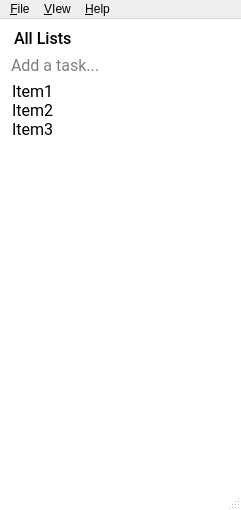
<?xml version="1.0" encoding="UTF-8"?>
<ui version="4.0">
 <class>MainWindow</class>
 <widget class="QMainWindow" name="MainWindow">
  <property name="geometry">
   <rect>
    <x>0</x>
    <y>0</y>
    <width>241</width>
    <height>510</height>
   </rect>
  </property>
  <property name="minimumSize">
   <size>
    <width>128</width>
    <height>0</height>
   </size>
  </property>
  <property name="font">
   <font>
    <family>Roboto</family>
    <pointsize>14</pointsize>
   </font>
  </property>
  <property name="windowTitle">
   <string>MainWindow</string>
  </property>
  <property name="autoFillBackground">
   <bool>false</bool>
  </property>
  <property name="styleSheet">
   <string notr="true">QMainWindow {
	background-color: rgb(255, 255, 255);
}
</string>
  </property>
  <widget class="QWidget" name="centralwidget">
   <property name="minimumSize">
    <size>
     <width>128</width>
     <height>0</height>
    </size>
   </property>
   <layout class="QGridLayout" name="gridLayout">
    <item row="1" column="0">
     <layout class="QVBoxLayout" name="verticalLayout">
      <item>
       <widget class="QLineEdit" name="lineEdit">
        <property name="minimumSize">
         <size>
          <width>64</width>
          <height>0</height>
         </size>
        </property>
        <property name="font">
         <font>
          <family>Roboto</family>
          <pointsize>12</pointsize>
         </font>
        </property>
        <property name="styleSheet">
         <string notr="true">QLineEdit {
	border: none;
	background-color: &quot;white&quot;;
}
</string>
        </property>
        <property name="text">
         <string/>
        </property>
        <property name="placeholderText">
         <string>Add a task...</string>
        </property>
       </widget>
      </item>
      <item>
       <widget class="QListWidget" name="listWidget">
        <property name="font">
         <font>
          <family>Roboto</family>
          <pointsize>12</pointsize>
         </font>
        </property>
        <property name="styleSheet">
         <string notr="true">QListWidget {
	border: none;
	background-color: &quot;white&quot;;
    color: black;
}


QAbstractItemView {
    padding: 0 0.4em;
}

QAbstractItemView::item {
    padding: 0.4em 0 0.2em;
}

QListView::item:selected:!active {
    background: none;
}</string>
        </property>
        <property name="editTriggers">
         <set>QAbstractItemView::DoubleClicked|QAbstractItemView::EditKeyPressed|QAbstractItemView::SelectedClicked</set>
        </property>
        <property name="selectionMode">
         <enum>QAbstractItemView::ExtendedSelection</enum>
        </property>
        <property name="isWrapping" stdset="0">
         <bool>true</bool>
        </property>
        <property name="wordWrap">
         <bool>true</bool>
        </property>
        <item>
         <property name="text">
          <string>Item1</string>
         </property>
        </item>
        <item>
         <property name="text">
          <string>Item2</string>
         </property>
        </item>
        <item>
         <property name="text">
          <string>Item3</string>
         </property>
        </item>
       </widget>
      </item>
     </layout>
    </item>
    <item row="0" column="0">
     <layout class="QHBoxLayout" name="horizontalLayout">
      <item alignment="Qt::AlignVCenter">
       <widget class="QComboBox" name="comboBox">
        <property name="sizePolicy">
         <sizepolicy hsizetype="Preferred" vsizetype="Fixed">
          <horstretch>0</horstretch>
          <verstretch>0</verstretch>
         </sizepolicy>
        </property>
        <property name="font">
         <font>
          <family>Roboto Medium</family>
          <pointsize>12</pointsize>
          <italic>false</italic>
          <bold>false</bold>
         </font>
        </property>
        <property name="autoFillBackground">
         <bool>false</bool>
        </property>
        <property name="styleSheet">
         <string notr="true">QComboBox {
    border: none;
    color: rgb(	95, 99, 104);
    background: white;
	font: 500 12pt &quot;Roboto Medium&quot;;
    selection-background-color: rgb(207, 207, 207);
    border-radius: 10%;

}

QComboBox:on {
    border: none;
    color: rgb(	95, 99, 104);
	background: white;
    selection-background-color: rgb(207, 207, 207);
	font: 10pt &quot;Roboto&quot;;
    border-radius: 10%;

}

QComboBox QAbstractItemView {
    border-radius: 10%;
    selection-background-color: rgb(207, 207, 207);
	background: white;
}

QComboBox::drop-down, QComboBox::drop-down:on {
    border: none;
    selection-background-color: rgb(207, 207, 207);
	background: white;
}

QComboBox::down-arrow, QComboBox::down-arrow:on {
    image: url(:/assets/triangle.svg);
    width: 10px;
    height: 10px;
    subcontrol-origin: margin;
    subcontrol-position: center right;
    padding-right: 10px;
}</string>
        </property>
        <property name="sizeAdjustPolicy">
         <enum>QComboBox::AdjustToContents</enum>
        </property>
        <item>
         <property name="text">
          <string>All Lists</string>
         </property>
        </item>
       </widget>
      </item>
      <item>
       <spacer name="horizontalSpacer">
        <property name="orientation">
         <enum>Qt::Horizontal</enum>
        </property>
        <property name="sizeType">
         <enum>QSizePolicy::Preferred</enum>
        </property>
        <property name="sizeHint" stdset="0">
         <size>
          <width>40</width>
          <height>20</height>
         </size>
        </property>
       </spacer>
      </item>
     </layout>
    </item>
   </layout>
  </widget>
  <widget class="QMenuBar" name="menubar">
   <property name="geometry">
    <rect>
     <x>0</x>
     <y>0</y>
     <width>241</width>
     <height>19</height>
    </rect>
   </property>
   <widget class="QMenu" name="menuFile">
    <property name="title">
     <string>&amp;File</string>
    </property>
    <widget class="QMenu" name="menuAdd">
     <property name="title">
      <string>&amp;Add</string>
     </property>
     <addaction name="actionAddTask"/>
     <addaction name="actionAddList"/>
    </widget>
    <widget class="QMenu" name="menuRemove">
     <property name="title">
      <string>&amp;Remove</string>
     </property>
     <addaction name="actionRemoveTask"/>
     <addaction name="actionRemoveList"/>
    </widget>
    <addaction name="menuAdd"/>
    <addaction name="menuRemove"/>
    <addaction name="separator"/>
    <addaction name="actionAddAccount"/>
    <addaction name="separator"/>
    <addaction name="actionPreferences"/>
    <addaction name="actionClose"/>
   </widget>
   <widget class="QMenu" name="menuHelp">
    <property name="title">
     <string>&amp;Help</string>
    </property>
    <addaction name="actionAbout"/>
    <addaction name="actionAbout_Qt"/>
   </widget>
   <widget class="QMenu" name="menuVIew">
    <property name="title">
     <string>&amp;VIew</string>
    </property>
    <addaction name="actionViewCompletedTasks"/>
   </widget>
   <addaction name="menuFile"/>
   <addaction name="menuVIew"/>
   <addaction name="menuHelp"/>
  </widget>
  <widget class="QStatusBar" name="statusbar"/>
  <action name="actionAddTask">
   <property name="text">
    <string>&amp;Task</string>
   </property>
   <property name="shortcut">
    <string>Ctrl+A</string>
   </property>
  </action>
  <action name="actionAddList">
   <property name="text">
    <string>&amp;List</string>
   </property>
   <property name="shortcut">
    <string>Ctrl+L</string>
   </property>
  </action>
  <action name="actionAbout">
   <property name="text">
    <string>&amp;About</string>
   </property>
  </action>
  <action name="actionAbout_Qt">
   <property name="text">
    <string>About &amp;Qt</string>
   </property>
  </action>
  <action name="actionRemoveTask">
   <property name="text">
    <string>Task</string>
   </property>
   <property name="shortcut">
    <string>Ctrl+D</string>
   </property>
  </action>
  <action name="actionRemoveList">
   <property name="text">
    <string>List</string>
   </property>
  </action>
  <action name="actionAddAccount">
   <property name="text">
    <string>Add Account</string>
   </property>
  </action>
  <action name="actionViewCompletedTasks">
   <property name="checkable">
    <bool>true</bool>
   </property>
   <property name="checked">
    <bool>false</bool>
   </property>
   <property name="text">
    <string>&amp;Completed tasks</string>
   </property>
  </action>
  <action name="actionClose">
   <property name="text">
    <string>&amp;Close</string>
   </property>
   <property name="shortcut">
    <string>Ctrl+Q</string>
   </property>
  </action>
  <action name="actionPreferences">
   <property name="text">
    <string>&amp;Preferences</string>
   </property>
  </action>
 </widget>
 <resources/>
 <connections/>
</ui>
